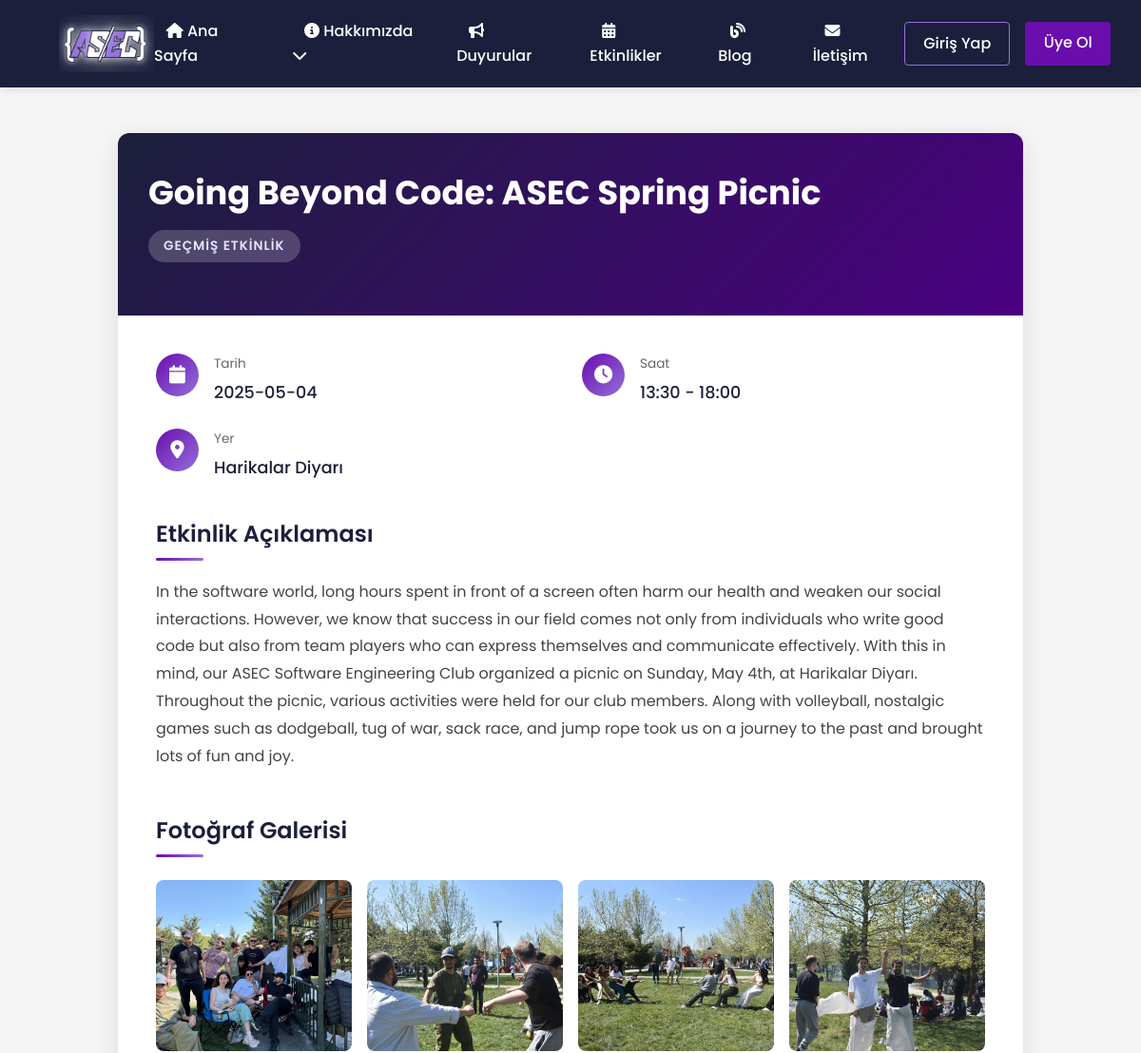
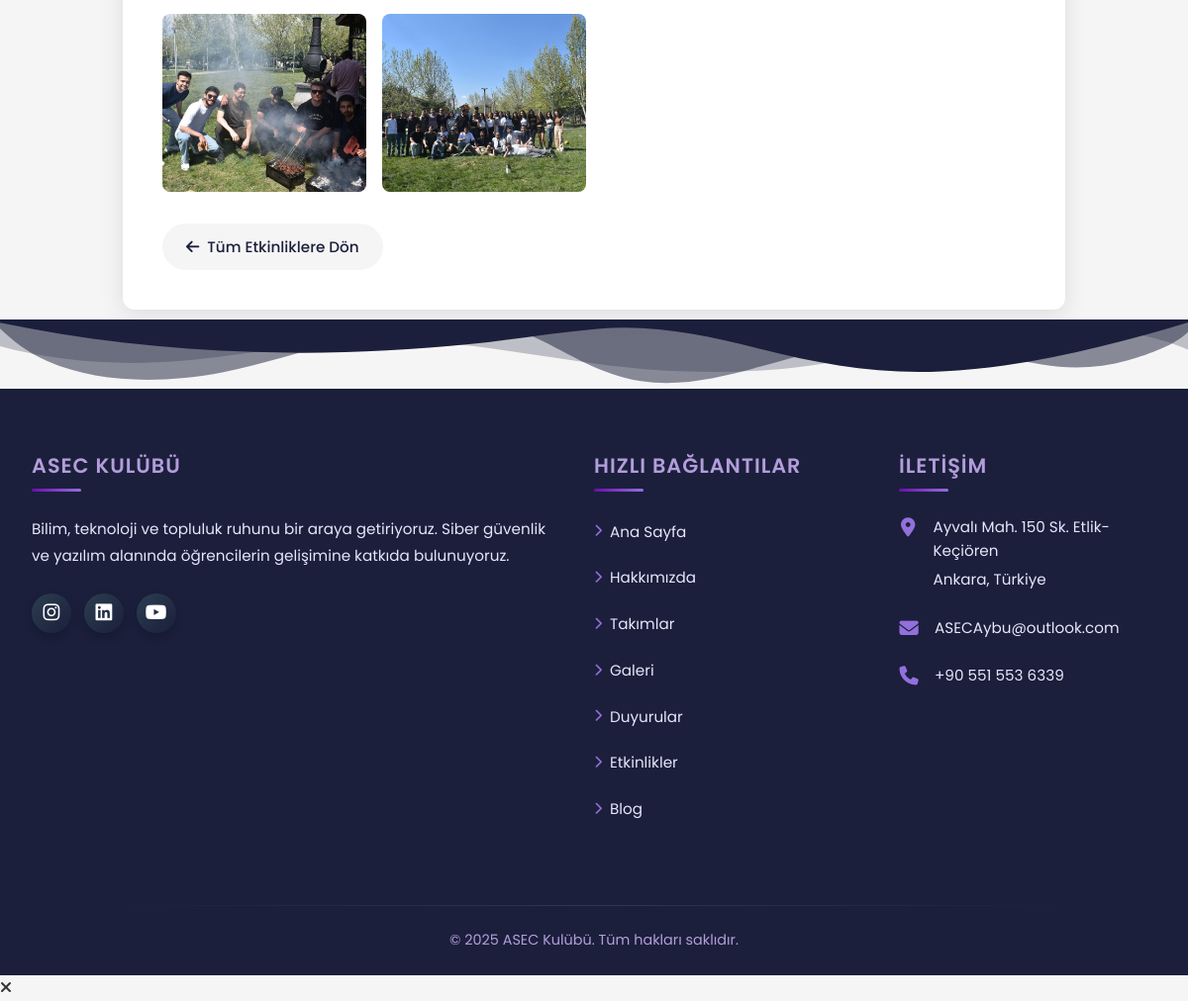
The app's page /etkinlik-detay.php?id=5 with its own data (2 pictures, top to bottom).
### tables this page shows
CREATE TABLE `etkinlikler` (
  `id` int(11) NOT NULL,
  `baslik` varchar(255) NOT NULL,
  `aciklama` text DEFAULT NULL,
  `tarih` date NOT NULL,
  `saat` varchar(20) DEFAULT NULL,
  `yer` varchar(255) DEFAULT NULL,
  `kayit_link` varchar(255) DEFAULT NULL,
  `foto_link` varchar(255) DEFAULT NULL
);

CREATE TABLE `etkinlik_fotolar` (
  `id` int(11) NOT NULL,
  `etkinlik_id` int(11) NOT NULL,
  `dosya_yolu` varchar(255) NOT NULL
);

### etkinlik-detay.php (the view, shortened to what this page needs)
<?php
require_once 'db.php';
$id = intval($_GET['id'] ?? 0);
$stmt = $pdo->prepare('SELECT * FROM etkinlikler WHERE id=?');
$stmt->execute([$id]);
$etkinlik = $stmt->fetch();
$fotolar = $pdo->prepare('SELECT * FROM etkinlik_fotolar WHERE etkinlik_id=?');
$fotolar->execute([$id]);
?>
<!DOCTYPE html>
<html lang="tr">
<head>
    <?php include 'includes/head-meta.php'; ?>
    <link rel="stylesheet" href="css/etkinlik-detay.css">
</head>
<body>
    <?php include 'header.php'; ?>
    <main>
    <div class="event-detail-container">
        <div class="event-detail-card">
            <div class="event-header">
                <h1><?= htmlspecialchars($etkinlik['baslik']) ?></h1>
                <?php
                $bugun = date('Y-m-d');
                if($etkinlik['tarih'] >= $bugun):
                ?>
                <span class="event-status upcoming">Yaklaşan Etkinlik</span>
                <?php else: ?>
                <span class="event-status past">Geçmiş Etkinlik</span>
                <?php endif; ?>
            </div>
            <div class="event-content">
                <div class="event-info-grid">
                    <div class="info-item">
                        <div class="info-icon">
                            <i class="fas fa-calendar"></i>
                        </div>
                        <div class="info-text">
                            <div class="info-label">Tarih</div>
                            <div class="info-value"><?= htmlspecialchars($etkinlik['tarih']) ?></div>
                        </div>
                    </div>
                    <div class="info-item">
                        <div class="info-icon">
                            <i class="fas fa-clock"></i>
                        </div>
                        <div class="info-text">
                            <div class="info-label">Saat</div>
                            <div class="info-value"><?= htmlspecialchars($etkinlik['saat']) ?></div>
                        </div>
                    </div>
                    <div class="info-item">
                        <div class="info-icon">
                            <i class="fas fa-map-marker-alt"></i>
                        </div>
                        <div class="info-text">
                            <div class="info-label">Yer</div>
                            <div class="info-value"><?= htmlspecialchars($etkinlik['yer']) ?></div>
                        </div>
                    </div>
                </div>
                <div class="event-description">
                    <h2>Etkinlik Açıklaması</h2>
                    <p><?= nl2br(htmlspecialchars($etkinlik['aciklama'])) ?></p>
                </div>
                <div class="gallery-section">
                    <h2>Fotoğraf Galerisi</h2>
                    <div class="gallery-grid">
                        <?php if($fotolar->rowCount() > 0): ?>
                            <?php foreach($fotolar as $foto): ?>
                                <div class="gallery-item">
                                    <img src="<?= htmlspecialchars($foto['dosya_yolu']) ?>"
                                         alt="Etkinlik Fotoğrafı">
                                </div>
                            <?php endforeach; ?>
                        <?php endif; ?>
                    </div>
                </div>
                <a href="etkinlikler.php" class="back-to-events">
                    <i class="fas fa-arrow-left"></i> Tüm Etkinliklere Dön
                </a>
            </div>
        </div>
    </div>
    </main>
    <?php include 'footer.php'; ?>
</body>
</html>

### css/etkinlik-detay.css (style rules this page uses)
body { font-family: 'Poppins', sans-serif; background-color: #f5f5f5; color: #333; line-height: 1.6; }
.event-detail-container { max-width: 1000px; margin: 3rem auto 5rem; padding: 0 1.5rem; }
.event-detail-card { background-color: #fff; border-radius: 12px; overflow: hidden; box-shadow: 0 5px 25px rgba(0, 0, 0, 0.1); }
.event-header { background: linear-gradient(135deg, #1B1F3B, #4B0082); color: #fff; padding: 2.5rem 2rem; position: relative; }
.event-header h1 { font-size: 2.2rem; font-weight: 700; margin-bottom: 1rem; }
.event-status { display: inline-block; padding: 0.4rem 1rem; border-radius: 50px; font-size: 0.85rem; font-weight: 600; text-transform: uppercase; letter-spacing: 1px; margin-bottom: 1rem; }
.event-status.past { background-color: rgba(255, 255, 255, 0.2); color: #E6E6FA; }
.event-content { padding: 2.5rem; }
.event-info-grid { display: grid; grid-template-columns: repeat(2, 1fr); gap: 1.5rem; margin-bottom: 2.5rem; }
.info-item { display: flex; align-items: flex-start; gap: 1rem; }
.info-icon { width: 45px; height: 45px; background: linear-gradient(135deg, #6A0DAD, #9370DB); border-radius: 50%; display: flex; align-items: center; justify-content: center; color: #fff; font-size: 1.2rem; flex-shrink: 0; }
.info-text { flex-grow: 1; }
.info-label { font-size: 0.85rem; color: #666; margin-bottom: 0.3rem; }
.info-value { font-size: 1.1rem; font-weight: 500; color: #1B1F3B; }
.event-description { margin-bottom: 2.5rem; }
.event-description h2 { font-size: 1.5rem; color: #1B1F3B; margin-bottom: 1.2rem; font-weight: 600; position: relative; padding-bottom: 0.8rem; }
.event-description h2::after { content: ''; position: absolute; bottom: 0; left: 0; width: 50px; height: 3px; background: linear-gradient(90deg, #6A0DAD, #9370DB); border-radius: 2px; }
.event-description p { font-size: 1rem; line-height: 1.8; color: #444; white-space: pre-line; }
.gallery-section { margin-top: 3rem; }
.gallery-section h2 { font-size: 1.5rem; color: #1B1F3B; margin-bottom: 1.5rem; font-weight: 600; position: relative; padding-bottom: 0.8rem; }
.gallery-section h2::after { content: ''; position: absolute; bottom: 0; left: 0; width: 50px; height: 3px; background: linear-gradient(90deg, #6A0DAD, #9370DB); border-radius: 2px; }
.gallery-grid { display: grid; grid-template-columns: repeat(auto-fill, minmax(200px, 1fr)); gap: 1rem; }
.gallery-item { border-radius: 8px; overflow: hidden; height: 180px; cursor: pointer; position: relative; }
.gallery-item img { width: 100%; height: 100%; object-fit: cover; transition: transform 0.5s ease; }
.back-to-events { display: inline-flex; align-items: center; margin-top: 2rem; padding: 0.7rem 1.5rem; background-color: #f5f5f5; color: #1B1F3B; border-radius: 50px; font-weight: 500; font-size: 0.95rem; transition: all 0.3s ease; }
.back-to-events i { margin-right: 0.5rem; transition: transform 0.3s ease; }

### records on screen
etkinlikler: baslik "Going Beyond Code: ASEC Spring Picnic", tarih "2025-05-04", saat "13:30 - 18:00", yer "Harikalar Diyarı", aciklama "In the software world, long hours spent in front of a screen often harm our health and weaken our social interactions. However, we know that success in our field comes not only from individuals who write good code but also from team players who can express themselves and communicate effectively. With this in mind, our ASEC Software Engineering Club organized a picnic on Sunday, May 4th, at Harikalar Diyarı. Throughout the picnic, various activities were held for our club members. Along with volleyball, nostalgic games such as dodgeball, tug of war, sack race, and jump rope took us on a journey to the past and brought lots of fun and joy."
etkinlik_fotolar: dosya_yolu (picture)
etkinlik_fotolar: dosya_yolu (picture)
etkinlik_fotolar: dosya_yolu (picture)
etkinlik_fotolar: dosya_yolu (picture)
etkinlik_fotolar: dosya_yolu (picture)
etkinlik_fotolar: dosya_yolu (picture)
